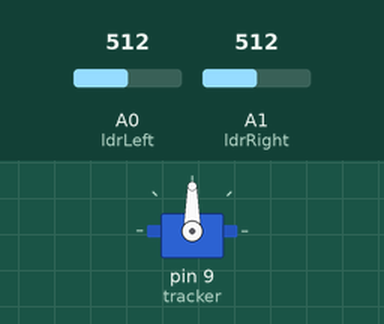
Recording of a sketch running on a simulated Arduino Uno, built with avr-gcc and run on an emulated ATmega328P. On the bench: servo. Inputs (shaded band) come from the test bench; at power-on: A0 (ldrLeft) = 512, A1 (ldrRight) = 512.

Above: at 1.2 s.
1.3 s: A0 (ldrLeft) set to 547
2.8 s: A0 (ldrLeft) set to 579
At 3.25 s:
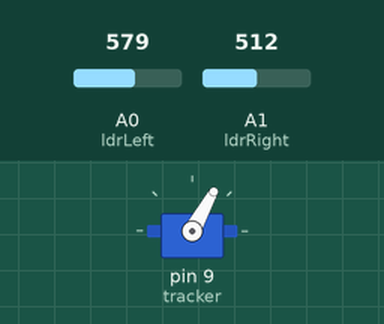
At 5.4 s:
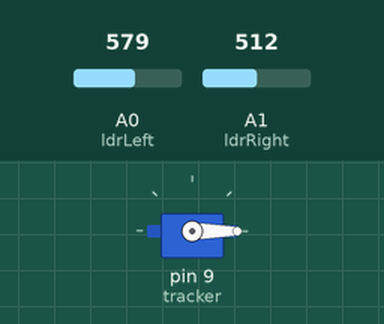
5.8 s: A1 (ldrRight) set to 622
7.3 s: A1 (ldrRight) set to 640
At 10.8 s:
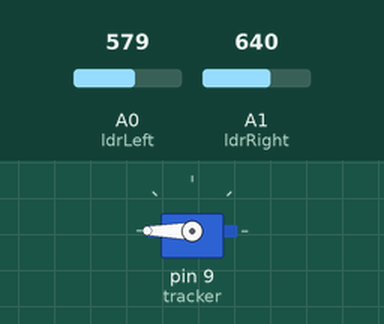
Timing chart, 0 to 11.3 s (numbered marks = the images above; inputs shaded):
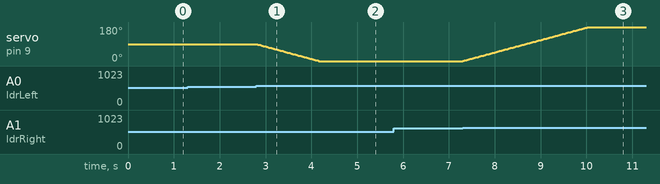

Measured:
- the behaviour switches between 562 and 563 on A0 (ldrLeft) (found by bisection; images 0 and 1)
- the behaviour switches between 629 and 630 on A1 (ldrRight) (found by bisection; images 2 and 3)
- after the input at 1.3 s, every drawn part: stays the same
- after the input at 2.8 s, servo on pin 9 (tracker): moves from 90° to 0° over 1.4 s, starting at once
- after the input at 5.8 s, every drawn part: stays the same
- after the input at 7.3 s, servo on pin 9 (tracker): moves from 0° to 180° over 2.8 s, starting at once

The sketch:

main.ino
```cpp
#include <Servo.h>

Servo tracker;
int ldrLeft = A0;
int ldrRight = A1;
int pos = 90;

void setup() {
  tracker.attach(9);
  tracker.write(pos);
}

void loop() {
  int leftValue = analogRead(ldrLeft);
  int rightValue = analogRead(ldrRight);
  int error = leftValue - rightValue;

  if (abs(error) > 50) {
    if (error > 0 && pos > 0) pos--;
    if (error < 0 && pos < 180) pos++;
    tracker.write(pos);
    delay(15);
  }
}
```
